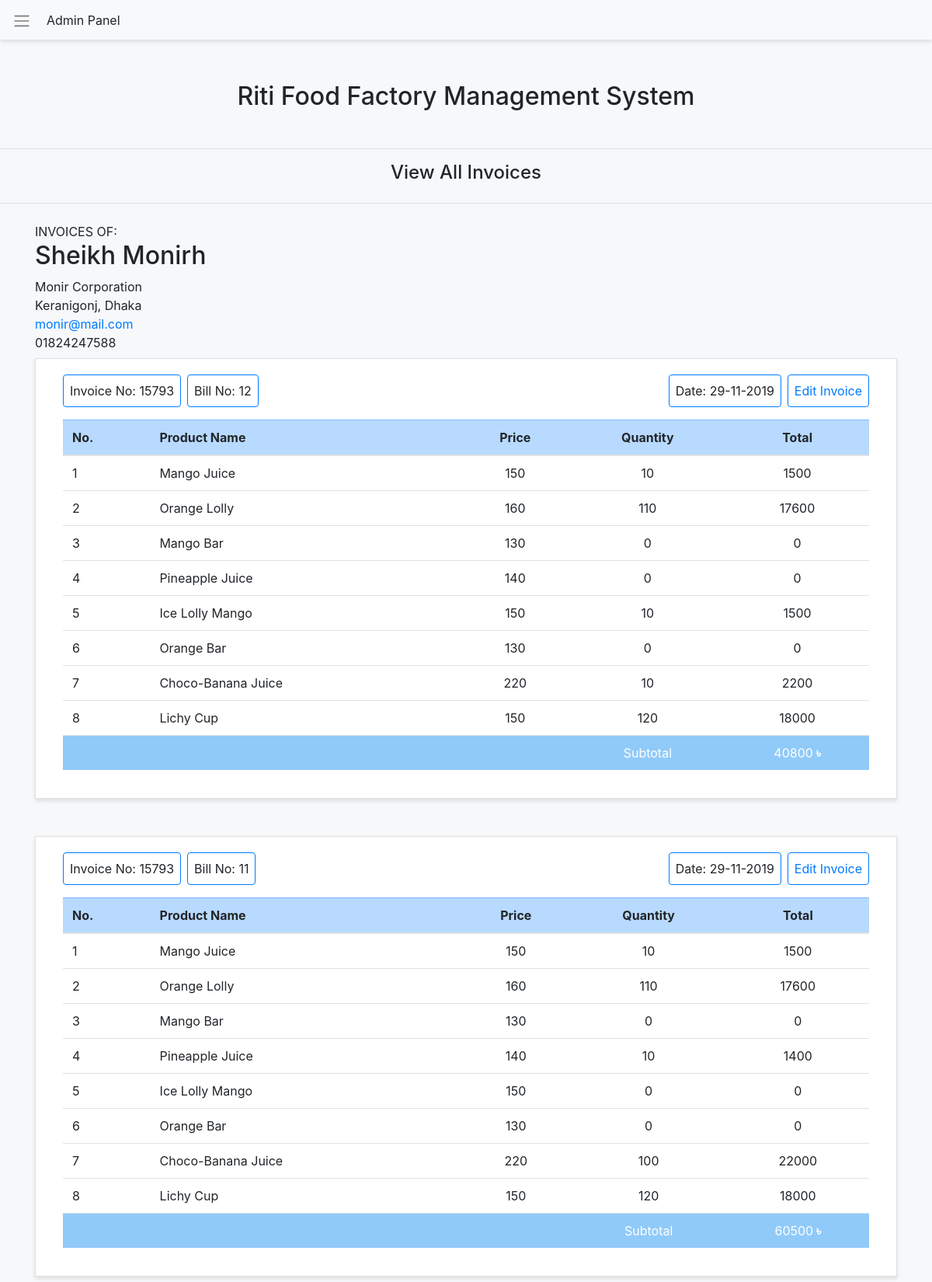
/viewAll_invoice.php?id=1&type=ViewInvoice&skey=5d3754d95bf73 (upper part), run on the app's committed database.
### tables this page shows
CREATE TABLE `dealers` (
  `id` int(11) NOT NULL,
  `skey` text NOT NULL,
  `d_name` text NOT NULL,
  `company` text NOT NULL,
  `address` text NOT NULL,
  `email` text NOT NULL,
  `phone` text NOT NULL,
  `dealer_add_date` datetime NOT NULL DEFAULT current_timestamp()
);

CREATE TABLE `invoice` (
  `id` int(11) NOT NULL,
  `client_id` text NOT NULL,
  `invoice_no` text NOT NULL,
  `bill_no` text NOT NULL,
  `invoice_date` text NOT NULL
);

CREATE TABLE `invoice_details` (
  `id` int(11) NOT NULL,
  `invoice_id` text NOT NULL,
  `products_id` text NOT NULL,
  `unit_price` text NOT NULL,
  `quantity` text NOT NULL,
  `total` text NOT NULL
);

CREATE TABLE `products` (
  `id` int(11) NOT NULL,
  `p_name` text NOT NULL,
  `unit_price` text NOT NULL,
  `product_add_date` text NOT NULL
);

### viewAll_invoice.php (the view, shortened to what this page needs)
<html lang="en">
<head>
    <link rel="stylesheet" href="https://maxcdn.bootstrapcdn.com/bootstrap/4.3.1/css/bootstrap.min.css">
    <link rel="stylesheet" href="css/style.css">
</head>
<body>
<?php
include "connection/connect.php";
include "sideNav.php";
include "header.php";
?>
<p class="h4 my-3 pb-2  text-center ">View All Invoices</p>
<hr>
<div class="container">
    <div class="row">
        <div class="col-md-12 pb-2 ">
            <?php
            if (isset($_GET['id'])) {
                $type = $_GET['type'];
                $client_id = $_GET['id'];
                if ($type == 'ViewInvoice') {
                    $skey = $_GET['skey'];
                    $sql_clients = "SELECT * FROM dealers WHERE `skey` = '$skey' AND `id` = '$client_id'";
                    $Query_clients = mysqli_query($con, $sql_clients);
                    if (mysqli_num_rows($Query_clients) > 0) {
                        $clients = mysqli_fetch_assoc($Query_clients);
                        $client_id = $clients['id'];
                        $clientName = $clients['d_name'];
                        $company_name = $clients['company'];
                        $address = $clients['address'];
                        $email = $clients['email'];
                        $phone = $clients['phone'];
                        echo "
                        <div class='row contacts py-2'>
                            <div class='col invoice-to'>
                            <div class='text-gray-light'>INVOICES OF:</div>
                            <h2 class='to'>$clientName</h2>
                            <div class='address'>$company_name</div>
                            <div class='address'>$address</div>
                            <div class='email'><a href='mailto:$email'>$email</a></div>
                            <div class='phone'>$phone</div>
                            </div>
                        </div>";
                        $sql_invoice = "SELECT * FROM invoice WHERE `client_id` = '$client_id' ORDER BY id DESC";
                        $Query_invoice = mysqli_query($con, $sql_invoice);
                        if (mysqli_num_rows($Query_invoice) > 0) {
                            while ($invoice = mysqli_fetch_assoc($Query_invoice)) {
                                $invoice_id = $invoice['id'];
                                $invoice_no = $invoice['invoice_no'];
                                $bill_no = $invoice['bill_no'];
                                $invoice_date = $invoice['invoice_date'];
                                echo "
										<div class='col-md-12 mb-5 card'>
										<div class='col-md-12 p3-5 card-body'>
                                            <div class='float-left btn p-2 border border-primary rounded mb-3'>Invoice No: $invoice_no</div>
                                            <div class='float-left ml-2 p-2 border border-primary rounded'>Bill No: $bill_no</div>
											<a class='p-2 border border-primary rounded text-center float-right' href='editInvoice.php?invoice_id=$invoice_id&type=EditInvoice&client_id=$client_id'>Edit Invoice </a>
                                            <div class='float-right mx-2 p-2 border border-primary rounded'>Date: $invoice_date</div>
                                            <table class='table card-body'>
                                                <thead class='table-primary'>
                                                    <tr>
                                                        <th scope='col '>No.</th>
                                                        <th scope='col '>Product Name</th>
                                                        <th class='text-center' scope='col'>Price</th>
                                                        <th class='text-center' scope='col'>Quantity</th>
                                                        <th class='text-center' scope='col'>Total</th>
                                                    </tr>
                                                </thead>
											<tbody>";
                                $subTotal =0;
                                $sql_invoice_details = "SELECT * FROM invoice_details WHERE `invoice_id` = '$invoice_id'";
                                $query_invoice_details = mysqli_query($con, $sql_invoice_details);
                                if (mysqli_num_rows($query_invoice_details)>0){
                                    while ($invoice_details = mysqli_fetch_assoc($query_invoice_details)){
                                        $p_id = $invoice_details['products_id'];
                                        $u_price = $invoice_details['unit_price'];
                                        $quantity = $invoice_details['quantity'];
                                        $total = $invoice_details['total'];
                                        $subTotal = $subTotal + (int)$invoice_details['total'];;
                                        $sql_prod_info = "SELECT * FROM products WHERE `id` = '$p_id'";
                                        $query_prod_info = mysqli_query($con, $sql_prod_info);
                                        if (mysqli_num_rows($query_prod_info)>0){
                                            while ($prod_info = mysqli_fetch_assoc($query_prod_info)){
                                                $p_name = $prod_info['p_name'];
                                                echo "
												<tr>
													<td >$p_id</td>
													<td >$p_name</td>
													<td class='text-center'>$u_price</td>
													<td class='text-center'>$quantity</td>
													<td class='text-center'>$total</td>
												</tr>
											";
                                            }
                                        }
                                    }
                                }
                                        echo "<tr style='background: #90CAF9; color:#ffffff' class='round'>
													<td colspan='3'></td>
													<td class='text-center' colspan='1' >Subtotal</td>
													<td class='text-center' >$subTotal<b> ৳ </b></td>
												</tr>
												<tbody>
</table>
										</div>
										</div>";
                            }
                        }
                    }
                }
            }
            ?>
        </div>
    </div>
</div>
</body>
</html>

### css/style.css (style rules this page uses)
body { background-color: #F6F8FA; padding: 0; margin: 0; }
.card { margin-bottom: 15px; border-radius:0; box-shadow: 0 3px 5px rgba(0,0,0,.1); }

### data on the page
dealers: d_name "Sheikh Monirh", company "Monir Corporation", address "Keranigonj, Dhaka", email "monir@mail.com", phone "01824247588"
invoice: invoice_no "15793", bill_no "12", invoice_date "29-11-2019", subTotal "40800"
invoice_details: products "1", unit_price "150", quantity "10", total "1500"
products: p_name "Mango Juice"
invoice_details: products "2", unit_price "160", quantity "110", total "17600"
products: p_name "Orange Lolly"
invoice_details: products "3", unit_price "130", quantity "0", total "0"
products: p_name "Mango Bar"
invoice_details: products "4", unit_price "140", quantity "0", total "0"
products: p_name "Pineapple Juice"
invoice_details: products "5", unit_price "150", quantity "10", total "1500"
products: p_name "Ice Lolly Mango"
invoice_details: products "6", unit_price "130", quantity "0", total "0"
products: p_name "Orange Bar"
invoice_details: products "7", unit_price "220", quantity "10", total "2200"
products: p_name "Choco-Banana Juice"
invoice_details: products "8", unit_price "150", quantity "120", total "18000"
products: p_name "Lichy Cup"
invoice: invoice_no "15793", bill_no "11", invoice_date "29-11-2019", subTotal "60500"
invoice_details: products "1", unit_price "150", quantity "10", total "1500"
invoice_details: products "2", unit_price "160", quantity "110", total "17600"
invoice_details: products "3", unit_price "130", quantity "0", total "0"
invoice_details: products "4", unit_price "140", quantity "10", total "1400"
invoice_details: products "5", unit_price "150", quantity "0", total "0"
invoice_details: products "6", unit_price "130", quantity "0", total "0"
invoice_details: products "7", unit_price "220", quantity "100", total "22000"
invoice_details: products "8", unit_price "150", quantity "120", total "18000"
